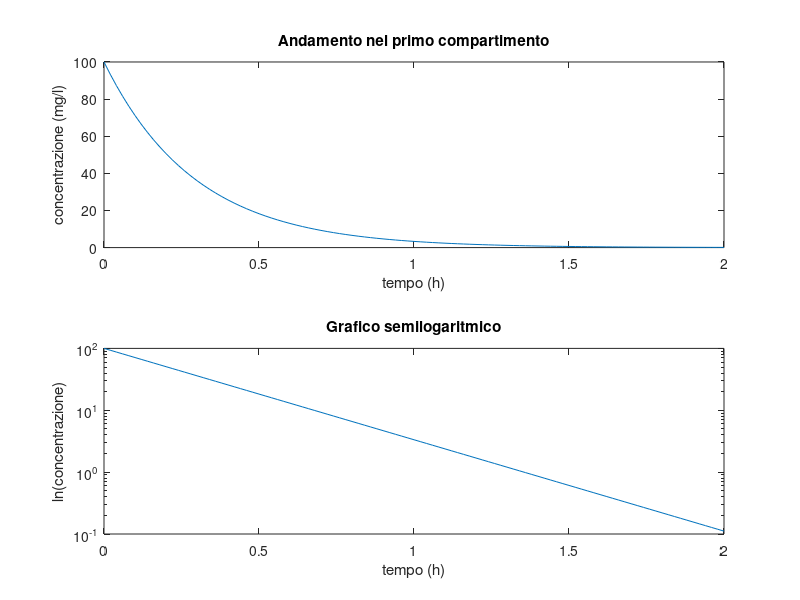
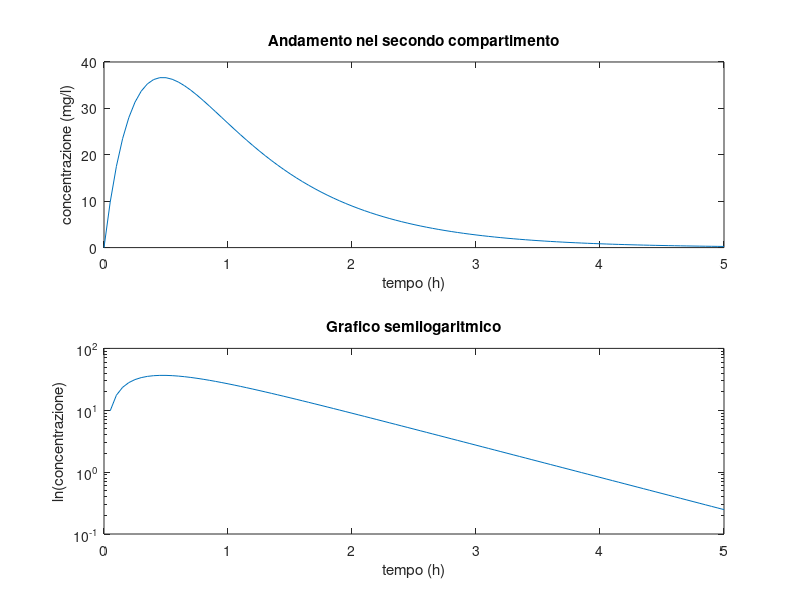

The MATLAB script that drew these images, in order: (Note: this script raises an error after producing the figures.)
%%%SIMULAZIONE DI MODELLI COMPARTIMENTALI LINEARI - Esercitazione 1

%%%MODELLO A UN COMPARTIMENTO CON ASSORBIMENTO
%parametri
V2 = 5; %litri, volume secondo comparimento
k01 = 1.2; %ore alla meno uno,  processi escretori del primo compartimento
k02 = 1.2; %ore alla meno uno,  processi escretori del secondo compartimento
k21 = 2.2; %ore alla meno uno, processo di assorbimento
d = 500; %mg, bolo per via orale

ka = k21 + k01; %costante di assorbimento

%matrici della dinamica (per vedere andamento nel compartimento 2)
A = [-ka 0; k21 -k02];
B = [d; 0];
C = [0 1/V2];
D = 0;

%matrici della dinamica (per vedere andamento nel compartimento 1)
A1 = [-ka];
B1 = [d];
C1 = [1/V2];

%sistema lineare descritto in variabili di stato
sys = ss(A,B,C,D);
sys1 = ss(A1,B1,C1,D);

figure(1)
[Y1 T1] = impulse(sys1);
subplot(2,1,1)
plot(T1, Y1)
title('Andamento nel primo compartimento')
xlabel('tempo (h)')
ylabel('concentrazione (mg/l)')
subplot(2,1,2)
semilogy(T1,Y1)
title('Grafico semilogaritmico')
xlabel('tempo (h)')
ylabel('ln(concentrazione)');

figure(2)
[Y T] = impulse(sys); %Y= concentrazione T=tempo
subplot(2,1,1)
plot(T,Y)
title('Andamento nel secondo compartimento')
xlabel('tempo (h)')
ylabel('concentrazione (mg/l)')
subplot(2,1,2)
semilogy(T,Y)
title('Grafico semilogaritmico')
xlabel('tempo (h)')
ylabel('ln(concentrazione)')

%(a)Tempo di eliminazione 
tau1=1/(k01+k21);
tau2=1/(k02)
Telim1=5*tau1
Telim2=5*tau2

%Coefficienti valore numeratore e denominatore 
trasf=tf(sys);
[R,P,K]=residue(trasf.Numerator{1},trasf.Denominator{1}); 

%(b)Valore di concentrazione iniziale e concentrazione massima
c0=0;
cmax=max(Y);

%(c) area sotto la curva di concentrazione del compartimento 2
AUC_1 =trapz(T1,Y1);

AUC_2 = trapz(T,Y)
Clearance1=d/AUC_2;
% Clearance2=V2*(k02);
AUC_21=d/Clearance1;
% AUC_22=d/(V2*k02);


%(d)Frazione di farmaco che passa dal compartimento 1 al compartimento 2
%(Circa pari a 64.7%)
F=(k21)/(k21+k01);

%(f)Biodisponibilità
Bio2=AUC_1*(d/2)/d*AUC_2;


%(g)
Velapp=ka;

